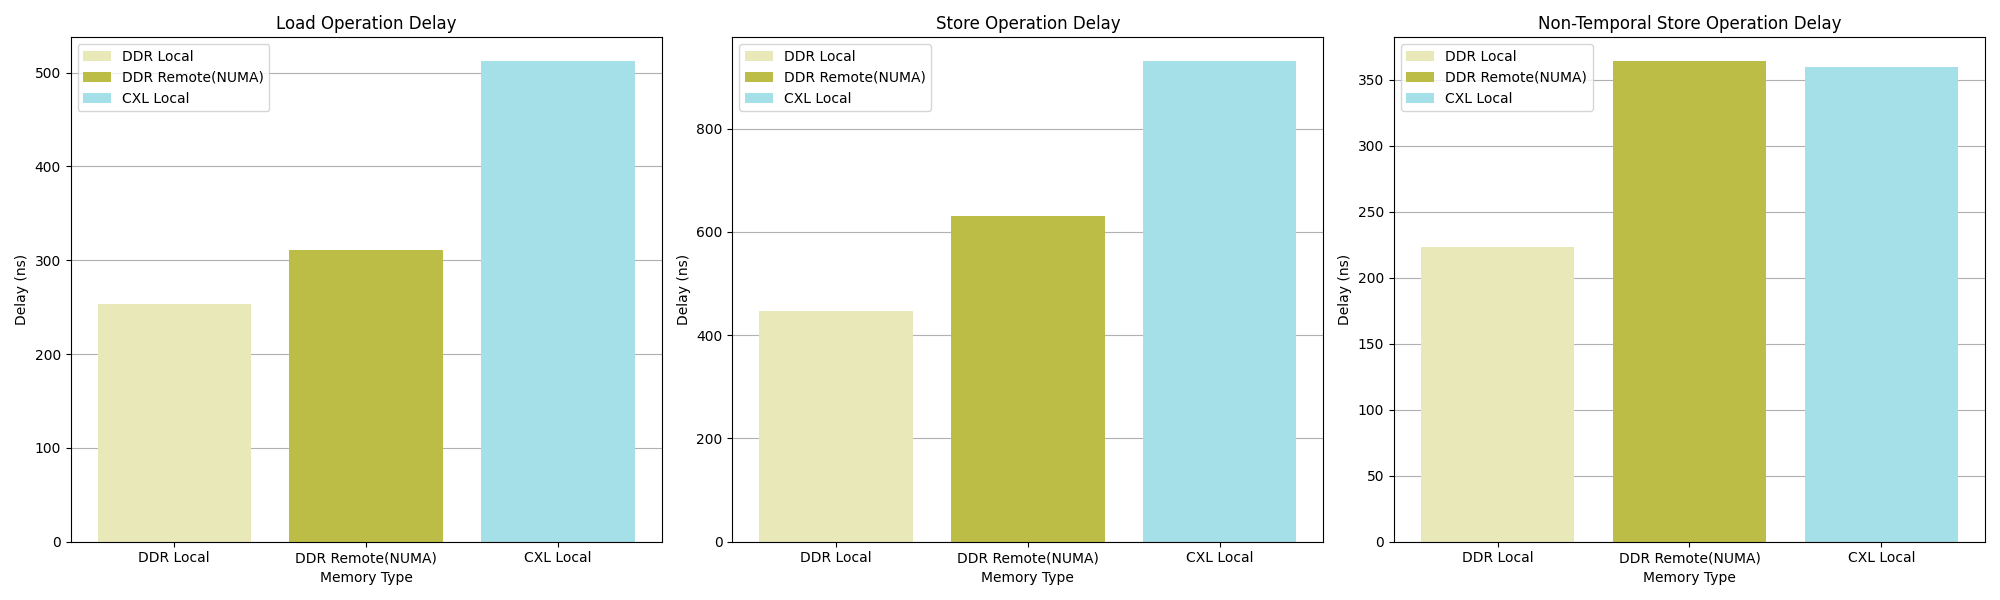

Source code (Python):
import matplotlib.pyplot as plt

# 定义内存类型和操作延迟数据
memory_types = ['DDR Local', 'DDR Remote(NUMA)', 'CXL Local']
load_delays = [253, 311, 512]
store_delays = [447, 631, 930]
nt_store_delays = [223, 364, 360]

# 创建一个大图，包含三个子图
fig, axs = plt.subplots(1, 3, figsize=(20, 6))

# 绘制load操作延迟柱状图
loads_bars=axs[0].bar(memory_types, load_delays, color=['#E8E8B9', '#BCBD46', '#A5DFE7'],zorder=2)
axs[0].set_xlabel('Memory Type')
axs[0].set_ylabel('Delay (ns)')
axs[0].set_title('Load Operation Delay')
axs[0].legend(loads_bars, memory_types)
axs[0].grid(axis='y',zorder=1)


# 绘制store操作延迟柱状图
store_bars=axs[1].bar(memory_types, store_delays, color=['#E8E8B9', '#BCBD46', '#A5DFE7'],zorder=2)
axs[1].set_xlabel('Memory Type')
axs[1].set_ylabel('Delay (ns)')
axs[1].set_title('Store Operation Delay')
axs[1].grid(axis='y',zorder=1)
axs[1].legend(store_bars,memory_types)

# 绘制nt-store操作延迟柱状图
nt_store_bars=axs[2].bar(memory_types, nt_store_delays, color=['#E8E8B9', '#BCBD46', '#A5DFE7'],zorder=2)
axs[2].set_xlabel('Memory Type')
axs[2].set_ylabel('Delay (ns)')
axs[2].set_title('Non-Temporal Store Operation Delay')
axs[2].grid(axis='y',zorder=1)
axs[2].legend(nt_store_bars, memory_types)

plt.tight_layout()
plt.savefig("memo.png")
